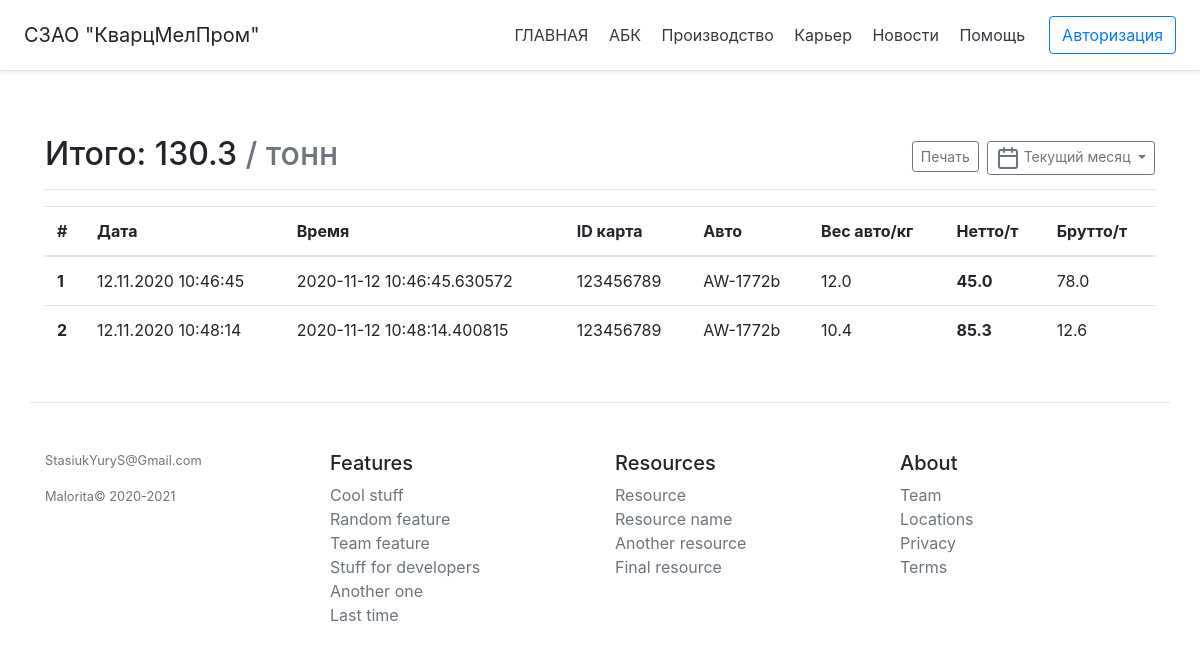
The app's page /pit/scales with its own data.
### app.py (models this page shows, shortened)
class Sand(db.Model):
    id = db.Column(db.Integer, primary_key=True)
    car = db.Column(db.String(100), nullable=False)         # имя авто
    card = db.Column(db.String(20), nullable=False)         # id карты
    date = db.Column(db.DateTime, default=datetime.utcnow)  # дата взвешивания
    time = db.Column(db.DateTime, default=datetime.utcnow)  # время взвешивания
    net = db.Column(db.Float, nullable=False)               # нетто
    gross = db.Column(db.Float, nullable=False)             # брутто
    tare = db.Column(db.Float, nullable=False)              # тара - вес авто

### app.py (the view)
@app.route('/pit/scales', methods=['POST', 'GET'])
def scales():
    if request.method == "POST":
        return "POST"
    else:
        sum_net = 0.0
        sand = Sand.query.filter(Sand.date >= '2020-11-10').filter(Sand.date <= '2020-11-15').order_by(Sand.date).all()
        for el in sand:
            sum_net = round(sum_net + el.net, 2)
        return render_template('scales.html', sand=sand, sum_net=sum_net)

### templates/scales.html (shortened to what this page needs)
{% extends 'base.html' %}
{% block body %}
<div class="container mt-5">
    <div class="d-flex justify-content-between flex-wrap flex-md-nowrap align-items-center pt-3 pb-2 mb-3 border-bottom">
        <h1 class="h2">Итого: {{ sum_net }} <span class="text-muted">/ тонн</span></h1>
        <div class="btn-toolbar mb-2 mb-md-0">
          <div class="btn-group mr-2">
            <form method="post">
                <input type="submit" class="btn btn-sm btn-outline-secondary" value="Печать"><br>
            </form>
          </div>
          <button type="button" class="btn btn-sm btn-outline-secondary dropdown-toggle">
            Текущий месяц
          </button>
        </div>
      </div>
    <table class="table">
    <thead>
    <tr>
      <th scope="col">#</th>
      <th scope="col">Дата</th>
      <th scope="col">Время</th>
      <th scope="col">ID карта</th>
      <th scope="col">Авто</th>
      <th scope="col">Вес авто/кг</th>
      <th scope="col">Нетто/т</th>
      <th scope="col">Брутто/т</th>
    </tr>
    </thead>
    <tbody>
  {% for el in sand %}
  <tr>
      <th scope="row">{{ el.id }}</th>
      <td>{{ el.date.strftime("%d.%m.%Y %H:%M:%S") }}</td>
      <td>{{ el.time }}</td>
      <td>{{ el.card }}</td>
      <td>{{ el.car }}</td>
      <td>{{ el.tare }}</td>
      <th>{{ el.net }}</th>
      <td>{{ el.gross }}</td>
  </tr>
  {% endfor %}
  </tbody>
</table>
</div>
{% endblock %}

### templates/base.html (shortened to what this page needs)
<!doctype html>
<html lang="ru">
<head>
    <link rel="stylesheet" href="{{ url_for('static', filename='css/bootstrap.css') }}">
</head>
<body>
    <div class="d-flex flex-column flex-md-row align-items-center p-3 px-md-4 mb-3 bg-white border-bottom shadow-sm">
    <h5 class="my-0 mr-md-auto font-weight-normal">СЗАО "КварцМелПром"</h5>
    <nav class="my-2 my-md-0 mr-md-3">
        <a class="p-2 text-dark" href="/">ГЛАВНАЯ</a>
        <a class="p-2 text-dark" href="/abk">АБК</a>
        <a class="p-2 text-dark" href="/production">Производство</a>
        <a class="p-2 text-dark" href="/pit">Карьер</a>
        <a class="p-2 text-dark" href="/news">Новости</a>
        <a class="p-2 text-dark" href="/help">Помощь</a>
    </nav>
    <a class="btn btn-outline-primary" href="#">Авторизация</a>
    </div>
    {% block body %}{% endblock %}
    <footer class="container pt-4 my-md-5 pt-md-5 border-top">
    <div class="row">
      <div class="col-12 col-md">
        <small class="d-block mb-3 text-muted">StasiukYuryS@Gmail.com</small>
        <small class="d-block mb-3 text-muted">Malorita© 2020-2021</small>
      </div>
      <div class="col-6 col-md">
        <h5>Features</h5>
        <ul class="list-unstyled text-small">
          <li><a class="text-muted" href="#">Cool stuff</a></li>
          <li><a class="text-muted" href="#">Random feature</a></li>
          <li><a class="text-muted" href="#">Team feature</a></li>
          <li><a class="text-muted" href="#">Stuff for developers</a></li>
          <li><a class="text-muted" href="#">Another one</a></li>
          <li><a class="text-muted" href="#">Last time</a></li>
        </ul>
      </div>
      <div class="col-6 col-md">
        <h5>Resources</h5>
        <ul class="list-unstyled text-small">
          <li><a class="text-muted" href="#">Resource</a></li>
          <li><a class="text-muted" href="#">Resource name</a></li>
          <li><a class="text-muted" href="#">Another resource</a></li>
          <li><a class="text-muted" href="#">Final resource</a></li>
        </ul>
      </div>
      <div class="col-6 col-md">
        <h5>About</h5>
        <ul class="list-unstyled text-small">
          <li><a class="text-muted" href="#">Team</a></li>
          <li><a class="text-muted" href="#">Locations</a></li>
          <li><a class="text-muted" href="#">Privacy</a></li>
          <li><a class="text-muted" href="#">Terms</a></li>
        </ul>
      </div>
    </div>
  </footer>
</body>
</html>

### records on screen
Sand: id "1", date "12.11.2020 10:46:45", time "2020-11-12 10:46:45.630572", card "123456789", car "AW-1772b", tare "12.0", net "45.0", gross "78.0"
Sand: id "2", date "12.11.2020 10:48:14", time "2020-11-12 10:48:14.400815", card "123456789", car "AW-1772b", tare "10.4", net "85.3", gross "12.6"

### other values on screen
{{ sum_net }} "130.3"
